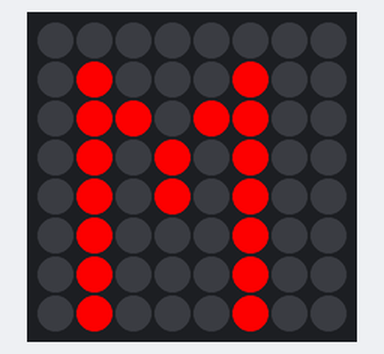
A program run on a simulated Raspberry Pi (BCM pin numbers) with a Sense HAT. On the bench: the Sense HAT's 8×8 RGB LED matrix.

Above: at 0.1 s.
At 1.1 s:
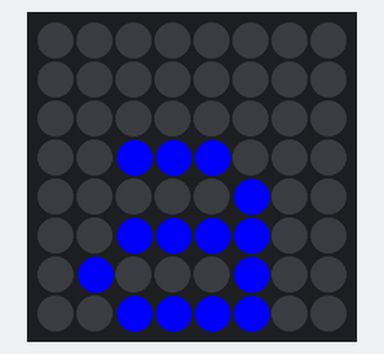
At 2.1 s:
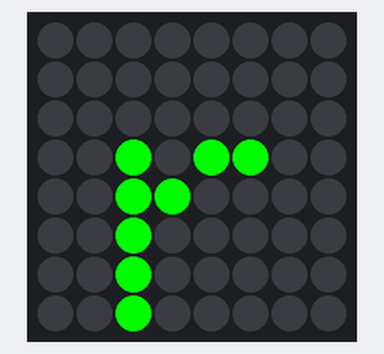
At 3.1 s:
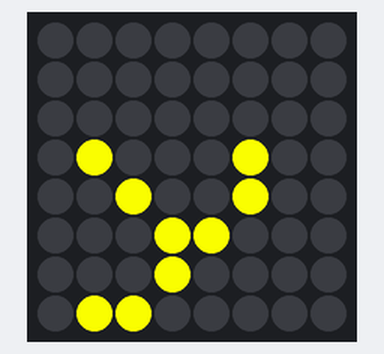
At 4.1 s:
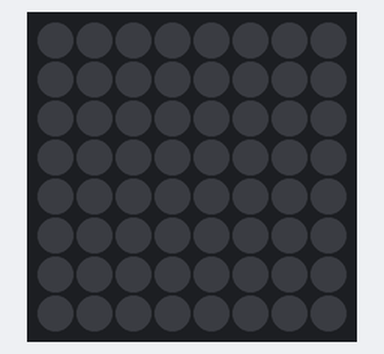

Measured:
- by itself, everything shown: repeats every 9.0 s, in 5 steps
- what the display in image 1 shows lasts 1.0 s, from 1.0 s to 2.0 s
- what the display in image 4 shows lasts 5.0 s, from 4.0 s to 9.0 s

The program:

sensehat_show_letters.py
```python
#!/usr/bin/env python3

from sense_hat import SenseHat
from time import sleep


sense = SenseHat()
sense.clear()

red = (255, 0, 0)
blue = (0, 0, 255)
green = (0, 255, 0)
white = (255, 255, 255)
yellow = (255, 255, 0)

try:
    while True:
        sense.show_letter("M", red)
        sleep(1)
        sense.show_letter("a", blue)
        sleep(1)
        sense.show_letter("r", green)
        sleep(1)
        sense.show_letter("y", yellow)
        sleep(1)
        sense.clear()
        sleep(5)

except KeyboardInterrupt:
    pass

sense.clear()
```
